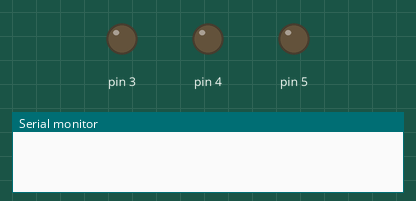
Simulated run of this program. Board: Arduino Uno, built with avr-gcc and run on an emulated ATmega328P. Parts: output pins drawn as LEDs (lit = HIGH), the last lines printed to the serial monitor.

Above: at 0.1 s.
At 5.1 s:
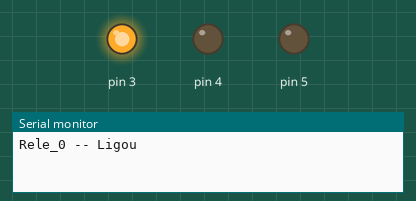
At 8.1 s:
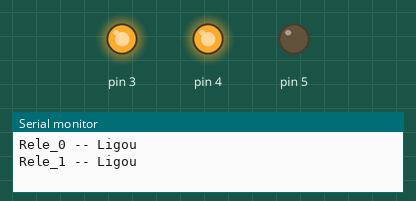
At 11.1 s:
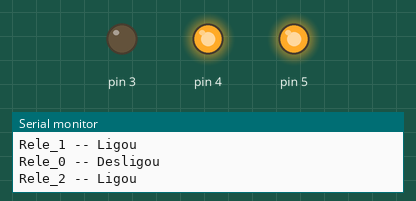
At 20.1 s:
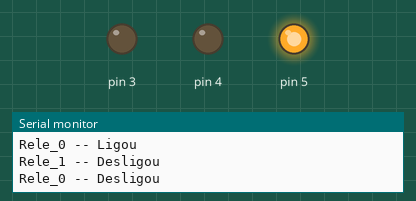
At 35.1 s:
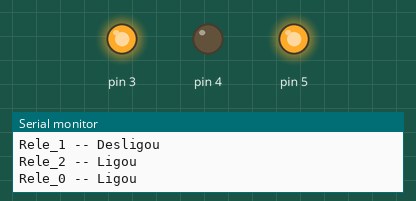
Timing chart, 0 to 36.6 s (numbered marks = the images above):
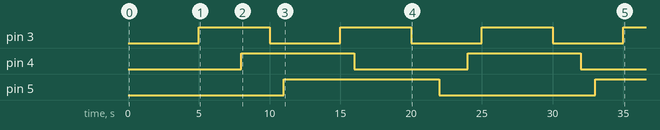

Measured:
- by itself, pin 3: alternates HIGH for 5.0 s and LOW for 5.0 s
- by itself, pin 4: alternates HIGH for 8.0 s and LOW for 8.0 s
- by itself, pin 5: LOW → HIGH at 11.0 s, → LOW 11.0 s later, → HIGH 11.0 s later

The program:

main.cpp
```cpp
#include <Arduino.h>

int baud_rate = 9600;

// Estrutura Temporizador
typedef struct Temporizador
{
    unsigned long tempo_anterior;
    unsigned long tempo_intervalo;
};
Temporizador temporizador;


// Estrutura Rele
typedef struct Rele
{
    int periferico;
    int estado;
    Temporizador temporizador;
};

Rele rele[4];


void setup()
{
    Serial.begin(9600);

    // Setup Tempo Intervalo Rele_0
    rele[0].temporizador.tempo_anterior = 0;
    rele[0].temporizador.tempo_intervalo = 5000;

    // Porta Rele_0
    rele[0].periferico = 3;
    pinMode(rele[0].periferico, OUTPUT);

    // Estado Rele_0
    rele[0].estado = LOW;
    digitalWrite(rele[0].periferico, rele[0].estado);

//-------------------------------------------------//

    // Setup Tempo Intervalo Rele_1
    rele[1].temporizador.tempo_anterior = 0;
    rele[1].temporizador.tempo_intervalo = 8000;

    // Porta Rele_1
    rele[1].periferico = 4;
    pinMode(rele[1].periferico, OUTPUT);

    // Estado Rele_1
    rele[1].estado = LOW;
    digitalWrite(rele[1].periferico, rele[1].estado);

//-------------------------------------------------//

    // Setup Tempo Intervalo Rele_2
    rele[2].temporizador.tempo_anterior = 0;
    rele[2].temporizador.tempo_intervalo = 11000;

    // Porta Rele_2
    rele[2].periferico = 5;
    pinMode(rele[2].periferico, OUTPUT);

    // Estado Rele_2
    rele[2].estado = LOW;
    digitalWrite(rele[2].periferico, rele[2].estado);


}

void loop()
{
    // Rele_0 Instrucoes

    if (millis() - rele[0].temporizador.tempo_anterior > rele[0].temporizador.tempo_intervalo)
    {
      if (digitalRead(rele[0].periferico))
      {
        digitalWrite(rele[0].periferico, LOW);
        Serial.println("Rele_0 -- Desligou");
      }
      else
      {
        digitalWrite(rele[0].periferico, HIGH);
        Serial.println("Rele_0 -- Ligou");
      }

      rele[0].temporizador.tempo_anterior = millis();
    }


    // Rele_1 Instrucoes

     if (millis() - rele[1].temporizador.tempo_anterior > rele[1].temporizador.tempo_intervalo)
    {
      if (digitalRead(rele[1].periferico))
      {
        digitalWrite(rele[1].periferico, LOW);
        Serial.println("Rele_1 -- Desligou");
      }
      else
      {
        digitalWrite(rele[1].periferico, HIGH);
        Serial.println("Rele_1 -- Ligou");
      }

      rele[1].temporizador.tempo_anterior = millis();
    }

    // Rele_2 Instrucoes

     if (millis() - rele[2].temporizador.tempo_anterior > rele[2].temporizador.tempo_intervalo)
    {
      if (digitalRead(rele[2].periferico))
      {
        digitalWrite(rele[2].periferico, LOW);
        Serial.println("Rele_2 -- Desligou");
      }
      else
      {
        digitalWrite(rele[2].periferico, HIGH);
        Serial.println("Rele_2 -- Ligou");
      }

      rele[2].temporizador.tempo_anterior = millis();
    }


}
```
